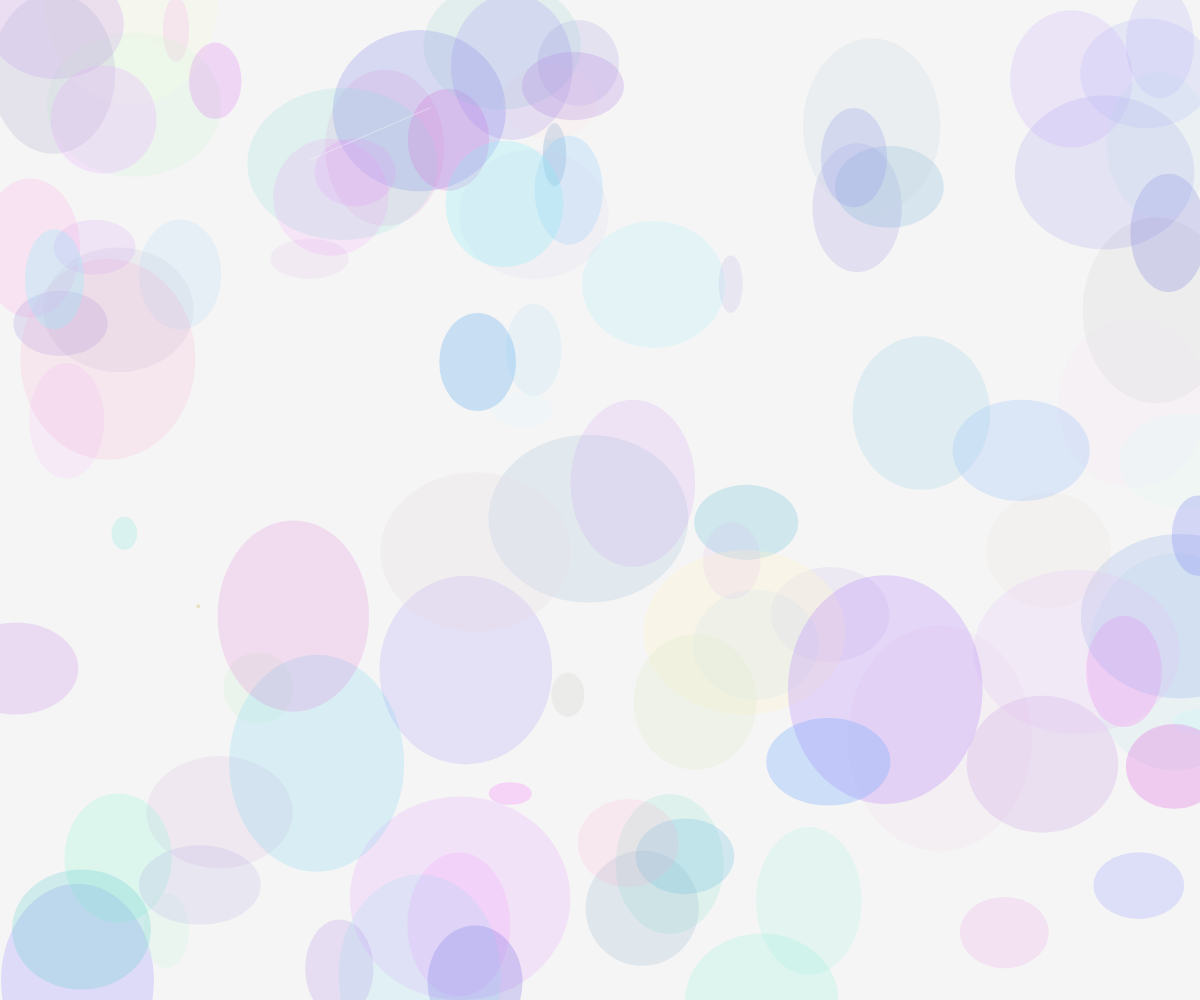
Frame 1 (no input)
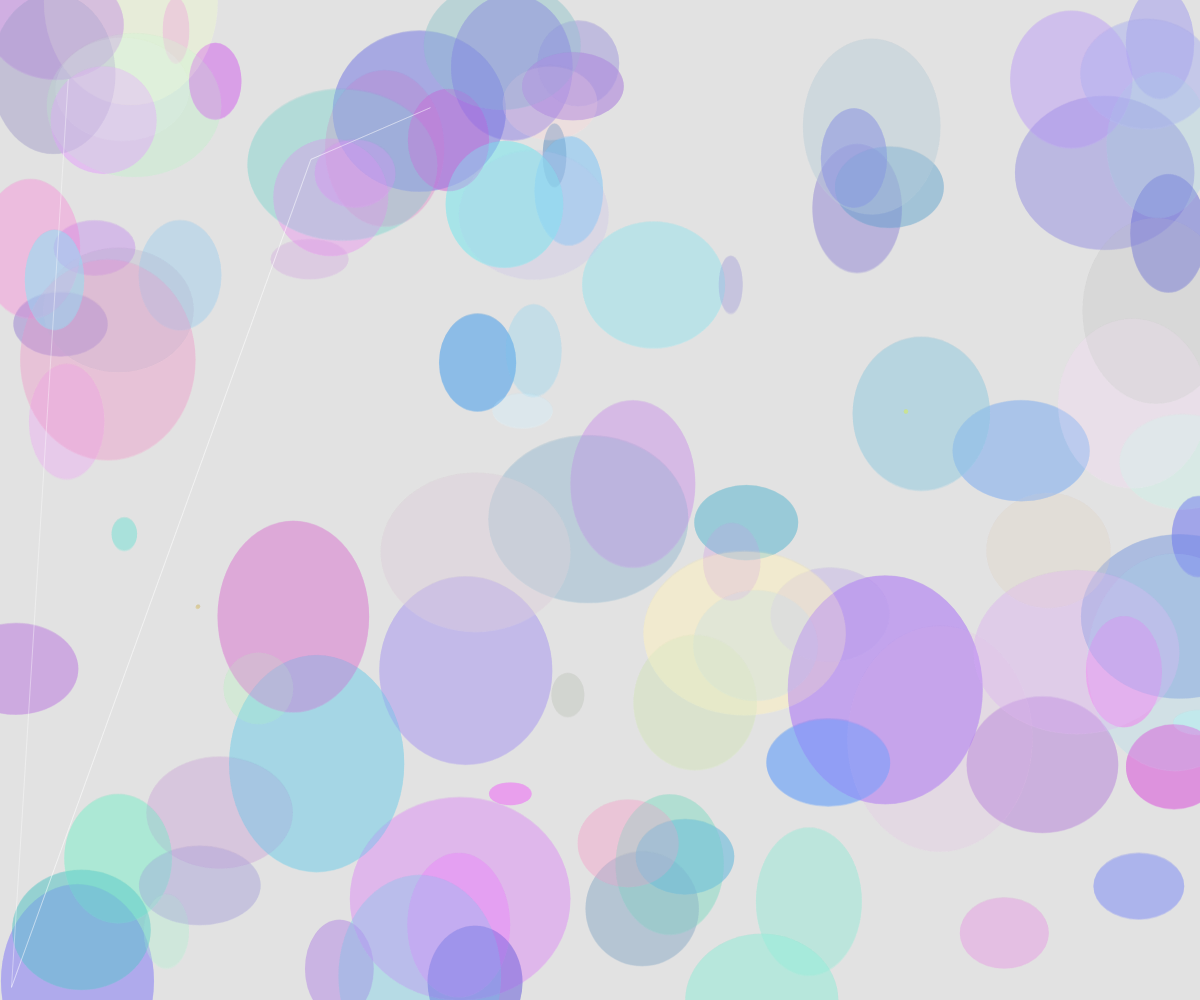
Frame 2 (the mouse pressed at the canvas centre, redrawn once)

The p5.js sketch that drew these frames (run headless with seeded random() and noise() and a simulated clock; the mouse was pressed at the canvas centre and the sketch redrawn once):

// p5.js sketch
// ── sketch.js
let streams = [];
let particles = [];
let trails = [];

class Stream {
  constructor() {
    this.x = random(width);
    this.y = random(height);
    this.z = random(100);
    this.size = random(50, 200);
    this.speed = random(0.2, 0.8);
    this.alpha = random(30, 80);
    this.color = color(random(100, 255), random(100, 255), random(200, 255), this.alpha);
  }

  update() {
    this.y += this.speed;
    if (this.y > height + 100) {
      this.y = -100;
      this.x = random(width);
    }
    this.z += 0.01;
  }

  display() {
    push();
    translate(this.x, this.y);
    noStroke();
    fill(this.color);
    ellipse(0, 0, this.size + sin(this.z) * 30, this.size + cos(this.z) * 30);
    pop();
  }
}

class Particle {
  constructor(x, y) {
    this.x = x;
    this.y = y;
    this.size = random(2, 6);
    this.speedX = random(-1, 1);
    this.speedY = random(-1, 1);
    this.life = random(50, 150);
    this.alpha = random(100, 200);
    this.color = color(random(200, 255), random(200, 255), random(255), this.alpha);
  }

  update() {
    this.x += this.speedX;
    this.y += this.speedY;
    this.life--;
    if (this.life <= 0) {
      return false;
    }
    return true;
  }

  display() {
    push();
    noStroke();
    fill(this.color);
    ellipse(this.x, this.y, this.size);
    pop();
  }
}

class Trail {
  constructor(x, y) {
    this.points = [];
    this.maxPoints = 20;
    this.addPoint(x, y);
  }

  addPoint(x, y) {
    this.points.push({x, y});
    if (this.points.length > this.maxPoints) {
      this.points.shift();
    }
  }

  display() {
    if (this.points.length < 2) return;

    push();
    noFill();
    stroke(255, 100);
    strokeWeight(1);
    beginShape();
    for (let i = 0; i < this.points.length; i++) {
      let alpha = map(i, 0, this.points.length - 1, 0, 100);
      stroke(255, alpha);
      vertex(this.points[i].x, this.points[i].y);
    }
    endShape();
    pop();
  }
}

function setup() {
  createCanvas(windowWidth, windowHeight);
  colorMode(RGB);

  for (let i = 0; i < 100; i++) {
    streams.push(new Stream());
  }

  noLoop();
  setTimeout(() => {
    loop();
  }, 100);
}

function draw() {
  background(0, 10); // Semi-transparent background to fade trails

  for (let i = 0; i < streams.length; i++) {
    streams[i].update();
    streams[i].display();
  }

  if (random() < 0.3) {
    let x = random(width);
    let y = random(height);
    particles.push(new Particle(x, y));
  }

  for (let i = particles.length - 1; i >= 0; i--) {
    if (!particles[i].update()) {
      particles.splice(i, 1);
    } else {
      particles[i].display();
    }
  }

  if (random() < 0.5) {
    let x = random(width);
    let y = random(height);
    trails.push(new Trail(x, y));
  }

  for (let i = trails.length - 1; i >= 0; i--) {
    if (trails[i].points.length > 0) {
      trails[i].addPoint(random(width), random(height));
      trails[i].display();
    } else {
      trails.splice(i, 1);
    }
  }

  // Occasionally create a new structure
  if (random() < 0.05) {
    let x = random(width);
    let y = random(height);
    for (let i = 0; i < 5; i++) {
      particles.push(new Particle(x + random(-50, 50), y + random(-50, 50)));
    }
  }
}

function windowResized() {
  resizeCanvas(windowWidth, windowHeight);
}
